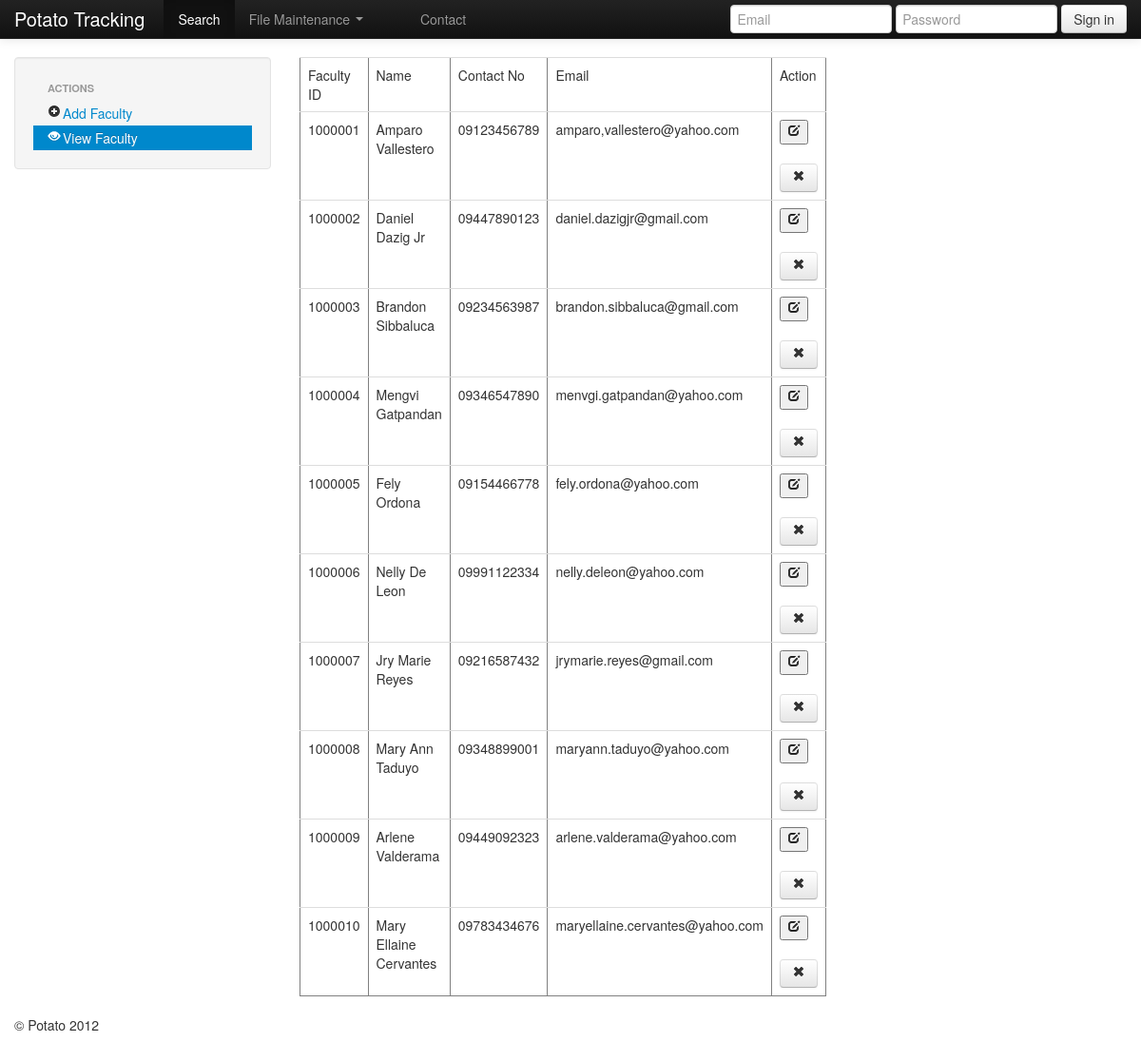
The app's page /admin/faculty.php, older data.
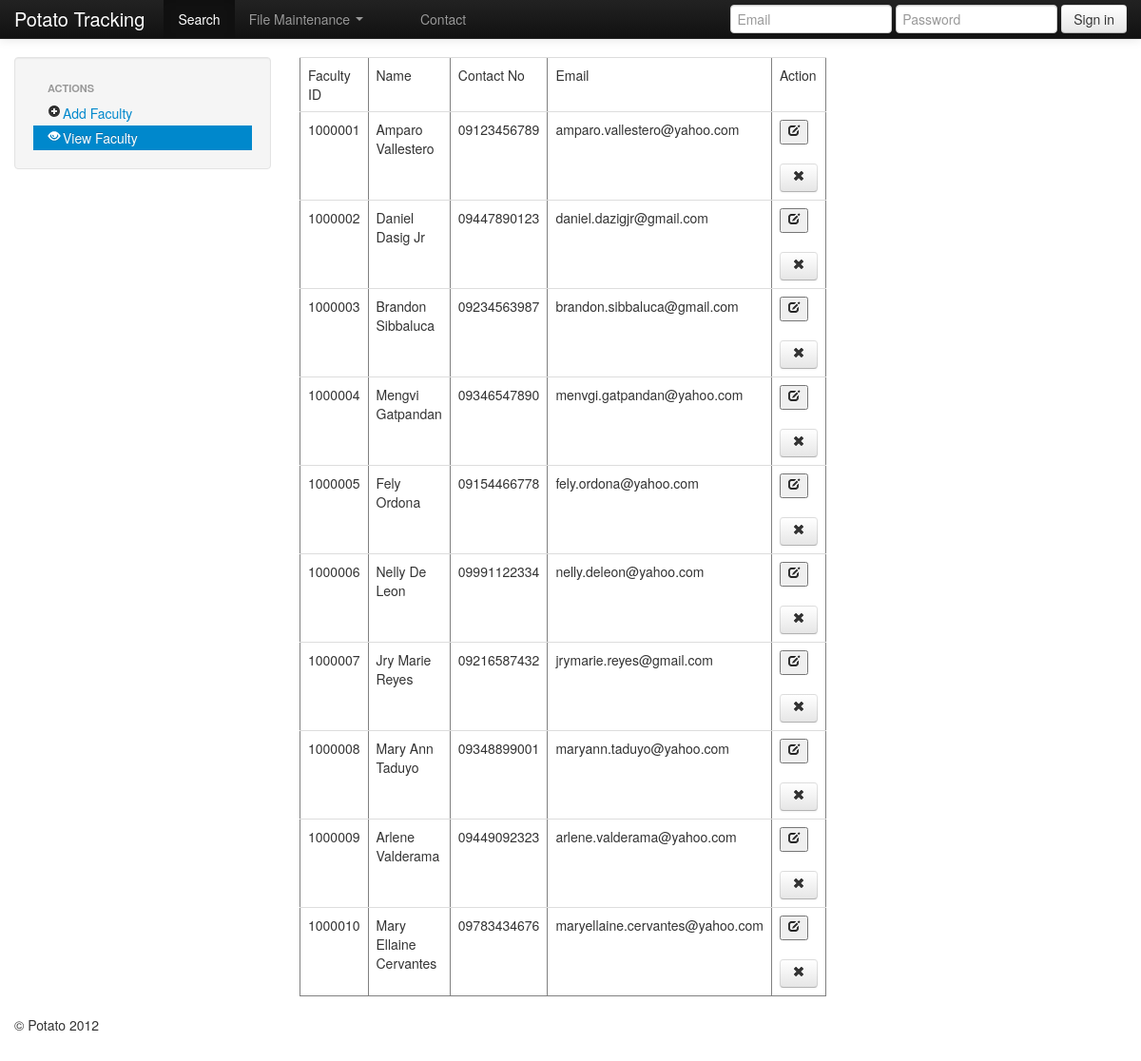
The same page, newer data.
### tables this page shows
CREATE TABLE IF NOT EXISTS `faculties` (
  `id` varchar(10) NOT NULL,
  `name` varchar(50) DEFAULT NULL,
  `contactno` varchar(50) DEFAULT NULL,
  `email` varchar(50) DEFAULT NULL,
  `userid` int(5) DEFAULT NULL,
  `createdAt` datetime DEFAULT NULL,
  PRIMARY KEY (`id`),
  KEY `userid` (`userid`)
);

### admin/faculty.php (the view, shortened to what this page needs)
        <?php include("header.php");?>
<div class="row">
             <div class="span3">
          <div class="well sidebar-nav">
            <ul class="nav nav-list">
              <li class="nav-header">Actions</li>
              <li><a href="addfaculty.php"><i class=" icon-plus-sign"></i>Add Faculty</a></li>
              <li class="active"><a href="faculty.php"><i class="icon-eye-open"></i>View Faculty</a></li>
            </ul>
          </div>
        </div>
                <div class="span5">
               <?php
                        $rFaculty=@mysql_query("select * from faculties");
                                echo "<table class='table' border='1'>";
                                echo "<tr>";
                                echo "<td>Faculty ID </td>";
                                echo "<td>Name </td>";
                                echo "<td>Contact No</td>";
								echo "<td>Email</td>";
								echo "<td>Action</td>";
                                echo "</tr>";
                                while($row=mysql_fetch_array($rFaculty))
                                {
                                echo "<tr>";
                                echo "<td>$row[0]</td>";
                                echo "<td>$row[1]</td>";
								echo "<td>$row[2]</td>";
                                echo "<td>$row[3]</td>";
								echo "<td><form action='editusers.php' method='post'><input type='hidden' name='userid' value='$row[0]'><button type='submit'><i class='icon-edit'></i></button></form><a class='btn' href='#'><i class='icon-remove'></i></a></td>";
                                echo "</tr>";
                        }
                                        echo "</table>";
        ?>
            	</div>
     <?php include("footer.php");?>

### admin/header.php (shortened to what this page needs)
<!DOCTYPE html>
 <html class="no-js">
    <head>
        <link rel="stylesheet" href="../css/bootstrap.min.css">
        <link rel="stylesheet" href="../css/bootstrap-responsive.min.css">
        <link rel="stylesheet" href="../css/main.css">
    </head>
    <body>
        <div class="navbar navbar-inverse navbar-fixed-top">
            <div class="navbar-inner">
                <div class="container">
                    <a class="brand" href="#">Potato Tracking</a>
                    <div class="nav-collapse collapse">
                        <ul class="nav">
                            <li class="active"><a href="#">Search</a></li>
                            <li class="dropdown">
                                <a href="#" class="dropdown-toggle" data-toggle="dropdown">File Maintenance <b class="caret"></b></a>
                            </li>
                            <li><a href="#about"></a></li>
                            <li><a href="#contact">Contact</a></li>
                        </ul>
                        <form class="navbar-form pull-right">
                            <input class="span2" type="text" placeholder="Email">
                            <input class="span2" type="password" placeholder="Password">
                            <button type="submit" class="btn">Sign in</button>
                        </form>
                    </div>
                </div>
            </div>
        </div>
        <div class="container">
<?php include('../mysql_connect.php');
?>

### mysql_connect.php (shortened to what this page needs)
<html>
</html>

### admin/footer.php (shortened to what this page needs)
 </div>
<footer>
                <p>&copy; Potato 2012</p>
            </footer>
    </body>
</html>

### admin/header.php (style rules this page uses)
body { padding-top: 60px; padding-bottom: 40px; }

Row changes from the older to the newer data that the page shows:
changed faculties "Amparo Vallestero": email "amparo,vallestero@yahoo.com" → "amparo.vallestero@yahoo.com"
changed faculties "daniel.dazigjr@gmail.com": name "Daniel Dazig Jr" → "Daniel Dasig Jr"
